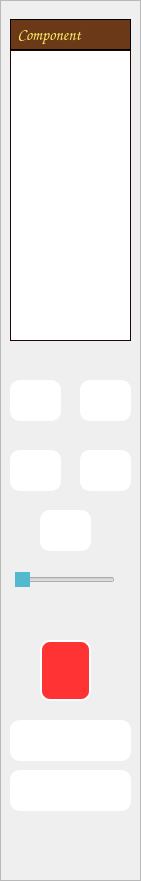
   <widget class="QFrame" name="tableViewFrame">
    <property name="geometry">
     <rect>
      <x>10</x>
      <y>10</y>
      <width>141</width>
      <height>881</height>
     </rect>
    </property>
    <property name="styleSheet">
     <string notr="true">QFrame#tableViewFrame{
background-color: rgb(136, 136, 136);
border:2px solid #515151;
}
</string>
    </property>
    <property name="frameShape">
     <enum>QFrame::StyledPanel</enum>
    </property>
    <property name="frameShadow">
     <enum>QFrame::Raised</enum>
    </property>
    <widget class="QTableWidget" name="componentListTable">
     <property name="geometry">
      <rect>
       <x>10</x>
       <y>50</y>
       <width>121</width>
       <height>291</height>
      </rect>
     </property>
     <property name="autoFillBackground">
      <bool>true</bool>
     </property>
     <property name="styleSheet">
      <string notr="true">selection-background-color: rgb(117, 177, 255);
font: 10pt &quot;Comic Sans MS&quot;;
color:rgb(31, 5, 0)</string>
     </property>
     <property name="frameShape">
      <enum>QFrame::Box</enum>
     </property>
     <property name="frameShadow">
      <enum>QFrame::Plain</enum>
     </property>
     <property name="alternatingRowColors">
      <bool>true</bool>
     </property>
    </widget>
    <widget class="QPushButton" name="exitButton">
     <property name="geometry">
      <rect>
       <x>40</x>
       <y>640</y>
       <width>51</width>
       <height>61</height>
      </rect>
     </property>
     <property name="styleSheet">
      <string notr="true">QPushButton#exitButton{
background-color: #ff3333;
border: 2px solid white;
border-radius: 10px;
}
QPushButton#exitButton:hover{
background-color: #ff3333;
border: 2px solid black;
border-radius: 10px;
}</string>
     </property>
     <property name="text">
      <string/>
     </property>
    </widget>
    <widget class="QPushButton" name="saveButton">
     <property name="geometry">
      <rect>
       <x>10</x>
       <y>380</y>
       <width>51</width>
       <height>41</height>
      </rect>
     </property>
     <property name="styleSheet">
      <string notr="true">QPushButton#saveButton{
background-color: rgb(255, 255, 255);
border: 2px solid white;
border-radius: 10px;
}
QPushButton#saveButton:hover{
border: 2px solid #23bcbe;
border-radius: 10px;
}</string>
     </property>
     <property name="text">
      <string/>
     </property>
    </widget>
    <widget class="QPushButton" name="openFileButton">
     <property name="geometry">
      <rect>
       <x>80</x>
       <y>380</y>
       <width>51</width>
       <height>41</height>
      </rect>
     </property>
     <property name="styleSheet">
      <string notr="true">QPushButton#openFileButton{
background-color: rgb(255, 255, 255);
border: 2px solid white;
border-radius: 10px;
}
QPushButton#openFileButton:hover{
border: 2px solid #ffc781;
border-radius: 10px;
}</string>
     </property>
     <property name="text">
      <string/>
     </property>
    </widget>
    <widget class="QLabel" name="label">
     <property name="geometry">
      <rect>
       <x>10</x>
       <y>19</y>
       <width>121</width>
       <height>31</height>
      </rect>
     </property>
     <property name="font">
      <font>
       <family>Comic Sans MS</family>
       <pointsize>12</pointsize>
       <weight>50</weight>
       <italic>false</italic>
       <bold>false</bold>
      </font>
     </property>
     <property name="styleSheet">
      <string notr="true">background-color: rgb(107, 57, 24);
font: 12pt &quot;Comic Sans MS&quot;;
border: 1px solid black;
color: rgb(255, 242, 99);</string>
     </property>
     <property name="text">
      <string> Component</string>
     </property>
    </widget>
    <widget class="QPushButton" name="gridButton">
     <property name="geometry">
      <rect>
       <x>10</x>
       <y>450</y>
       <width>51</width>
       <height>41</height>
      </rect>
     </property>
     <property name="styleSheet">
      <string notr="true">QPushButton#gridButton{
background-color: rgb(255, 255, 255);
border: 2px solid white;
border-radius: 10px;
}
QPushButton#gridButton:hover{
border: 2px solid #ffc781;
border-radius: 10px;
}</string>
     </property>
     <property name="text">
      <string/>
     </property>
    </widget>
    <widget class="QPushButton" name="lineBoardButton">
     <property name="geometry">
      <rect>
       <x>80</x>
       <y>450</y>
       <width>51</width>
       <height>41</height>
      </rect>
     </property>
     <property name="styleSheet">
      <string notr="true">QPushButton#lineBoardButton{
background-color: rgb(255, 255, 255);
border: 2px solid white;
border-radius: 10px;
}
QPushButton#lineBoardButton:hover{
border: 2px solid #23bcbe;
border-radius: 10px;
}</string>
     </property>
     <property name="text">
      <string/>
     </property>
    </widget>
    <widget class="QPushButton" name="plainBoardButton">
     <property name="geometry">
      <rect>
       <x>40</x>
       <y>510</y>
       <width>51</width>
       <height>41</height>
      </rect>
     </property>
     <property name="styleSheet">
      <string notr="true">QPushButton#plainBoardButton{
background-color: rgb(255, 255, 255);
border: 2px solid white;
border-radius: 10px;
}
QPushButton#plainBoardButton:hover{
border: 2px solid #23bcbe;
border-radius: 10px;
}</string>
     </property>
     <property name="text">
      <string/>
     </property>
    </widget>
    <widget class="QSlider" name="pageLineMarginSlider">
     <property name="geometry">
      <rect>
       <x>15</x>
       <y>570</y>
       <width>100</width>
       <height>19</height>
      </rect>
     </property>
     <property name="toolTip">
      <string>&lt;html&gt;&lt;head/&gt;&lt;body&gt;&lt;p&gt;Width Slider&lt;/p&gt;&lt;/body&gt;&lt;/html&gt;</string>
     </property>
     <property name="styleSheet">
      <string notr="true">QSlider::handle:horizontal#pageLineMarginSlider{
border:2px solid rgb(82, 185, 208);
background-color:rgb(82, 185, 208);
}</string>
     </property>
     <property name="orientation">
      <enum>Qt::Horizontal</enum>
     </property>
    </widget>
    <widget class="QPushButton" name="stopRecordingButton">
     <property name="geometry">
      <rect>
       <x>10</x>
       <y>770</y>
       <width>121</width>
       <height>41</height>
      </rect>
     </property>
     <property name="styleSheet">
      <string notr="true">QPushButton#stopRecordingButton{
background-color: rgb(255, 255, 255);
border: 2px solid white;
border-radius: 10px;
}
QPushButton#stopRecordingButton:hover{
border: 2px solid #23bcbe;
border-radius: 10px;
}</string>
     </property>
     <property name="text">
      <string/>
     </property>
    </widget>
    <widget class="QPushButton" name="screenRecordStartButton">
     <property name="geometry">
      <rect>
       <x>10</x>
       <y>720</y>
       <width>121</width>
       <height>41</height>
      </rect>
     </property>
     <property name="styleSheet">
      <string notr="true">QPushButton#screenRecordStartButton{
background-color: rgb(255, 255, 255);
border: 2px solid white;
border-radius: 10px;
}
QPushButton#screenRecordStartButton:hover{
border: 2px solid #23bcbe;
border-radius: 10px;
}</string>
     </property>
     <property name="text">
      <string/>
     </property>
    </widget>
   </widget>
